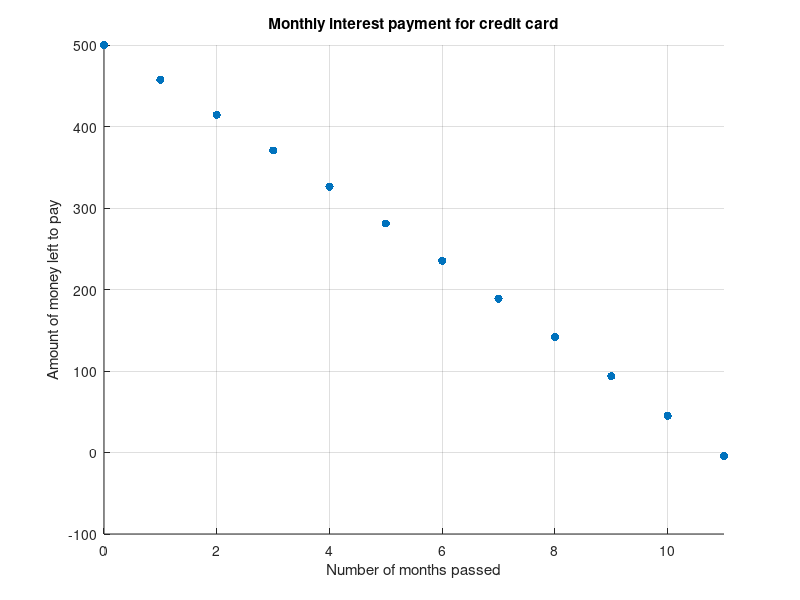

This chart was generated by the following MATLAB code:
clear all

n = 11;
A = zeros(1, n+1);
A(1) = 500;
for i = 1:n
    A(i+1) = 1.015 * A(i) - 50;
end

scatter(0:n, A, 'filled')
grid on
xlabel('Number of months passed')
ylabel('Amount of money left to pay')
title('Monthly interest payment for credit card')
xlim([0 11])